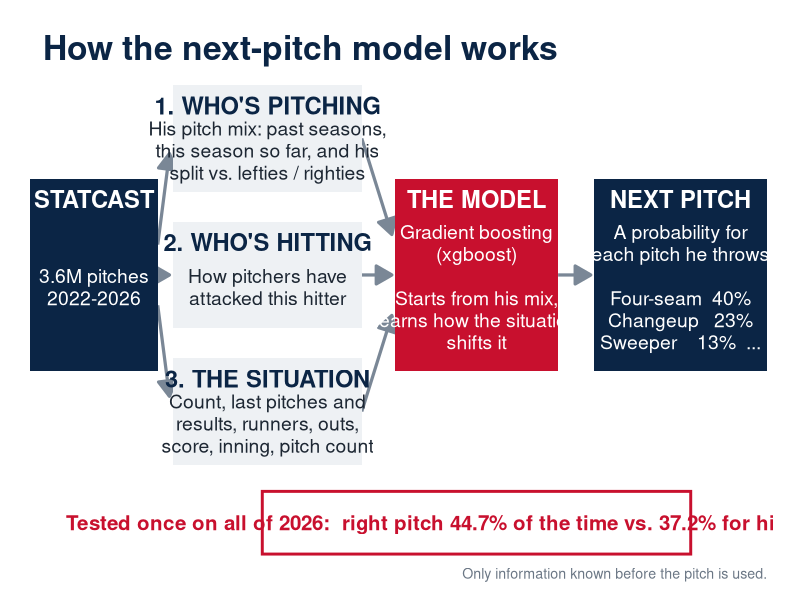

Source code (R):
# 15_flowchart.R --------------------------------------------------------------
# A simple "how the model works" flowchart for the website and LinkedIn.
# Writes docs/figures/model_flowchart.png (1600 x 900, 16:9).

suppressPackageStartupMessages(library(ggplot2))

NAVY <- "#0b2545"; RED <- "#c8102e"; LIGHT <- "#eef1f4"; INK <- "#1d2733"

boxes <- data.frame(
  id = c("data", "mix", "batter", "situation", "model", "output", "test"),
  x = c(0.5, 2.2, 2.2, 2.2, 4.25, 6.25, 4.25),
  y = c(3, 4.35, 3, 1.65, 3, 3, 0.55),
  w = c(1.25, 1.85, 1.85, 1.85, 1.6, 1.7, 4.2),
  h = c(1.9, 1.05, 1.05, 1.05, 1.9, 1.9, 0.62),
  fill = c(NAVY, LIGHT, LIGHT, LIGHT, RED, NAVY, "white"),
  title = c("STATCAST", "1. WHO'S PITCHING", "2. WHO'S HITTING", "3. THE SITUATION",
            "THE MODEL", "NEXT PITCH", ""),
  body = c("3.6M pitches\n2022-2026",
           "His pitch mix: past seasons,\nthis season so far, and his\nsplit vs. lefties / righties",
           "How pitchers have\nattacked this hitter",
           "Count, last pitches and\nresults, runners, outs,\nscore, inning, pitch count",
           "Gradient boosting\n(xgboost)\n\nStarts from his mix,\nlearns how the situation\nshifts it",
           "A probability for\neach pitch he throws\n\nFour-seam  40%\nChangeup   23%\nSweeper    13%  ...",
           "Tested once on all of 2026:  right pitch 44.7% of the time vs. 37.2% for his usual mix"),
  stringsAsFactors = FALSE)
boxes$dark <- boxes$fill %in% c(NAVY, RED)

arrows <- data.frame(
  x = c(1.125, 1.125, 1.125, 3.125, 3.125, 3.125, 5.05),
  y = c(3.3, 3, 2.7, 4.35, 3, 1.65, 3),
  xend = c(1.24, 1.24, 1.24, 3.42, 3.42, 3.42, 5.37),
  yend = c(4.2, 3, 1.8, 3.4, 3, 2.6, 3))

p <- ggplot() +
  geom_segment(data = arrows, aes(x, y, xend = xend, yend = yend), colour = "#7a8796", linewidth = 1.1,
               arrow = arrow(length = unit(0.18, "inches"), type = "closed")) +
  geom_rect(data = boxes, aes(xmin = x - w / 2, xmax = x + w / 2, ymin = y - h / 2, ymax = y + h / 2, fill = I(fill)),
            colour = ifelse(boxes$id == "test", RED, NA), linewidth = 1) +
  geom_text(data = subset(boxes, title != ""), aes(x, y + h / 2 - 0.2, label = title,
                                                   colour = I(ifelse(dark, "white", NAVY))),
            fontface = "bold", size = 6) +
  geom_text(data = subset(boxes, id != "test"), aes(x, y - 0.12, label = body, colour = I(ifelse(dark, "white", INK))),
            size = 4.9, lineheight = 0.95) +
  geom_text(data = subset(boxes, id == "test"), aes(x, y, label = body), colour = RED, fontface = "bold", size = 5.2) +
  annotate("text", x = 0, y = 5.25, label = "How the next-pitch model works", hjust = 0,
           fontface = "bold", size = 8.5, colour = NAVY) +
  annotate("text", x = 7.1, y = 0.05, label = "Only information known before the pitch is used.",
           hjust = 1, size = 3.6, colour = "#6b7785") +
  coord_cartesian(xlim = c(-0.15, 7.15), ylim = c(-0.05, 5.5), expand = FALSE) +
  theme_void() +
  theme(plot.background = element_rect(fill = "white", colour = NA),
        plot.margin = margin(16, 20, 12, 20))

dir.create("docs/figures", recursive = TRUE, showWarnings = FALSE)
ggsave("docs/figures/model_flowchart.png", p, width = 16, height = 9, dpi = 100, bg = "white")
file.copy("docs/figures/model_flowchart.png", "site/figures/model_flowchart.png", overwrite = TRUE)
message("Wrote docs/figures/model_flowchart.png")
